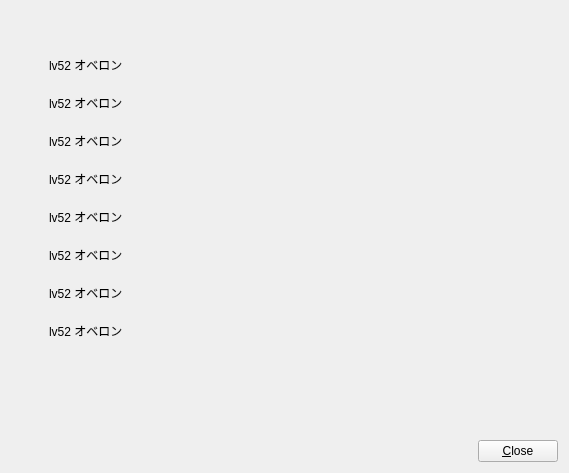
<?xml version="1.0" encoding="UTF-8"?>
<ui version="4.0">
 <class>FusionChart</class>
 <widget class="QWidget" name="FusionChart">
  <property name="geometry">
   <rect>
    <x>0</x>
    <y>0</y>
    <width>569</width>
    <height>473</height>
   </rect>
  </property>
  <layout class="QVBoxLayout">
   <item>
    <layout class="QGridLayout">
     <item row="0" column="1">
      <spacer name="horizontalSpacer">
       <property name="orientation">
        <enum>Qt::Horizontal</enum>
       </property>
       <property name="sizeHint" stdset="0">
        <size>
         <width>40</width>
         <height>20</height>
        </size>
       </property>
      </spacer>
     </item>
     <item row="1" column="0">
      <spacer name="verticalSpacer">
       <property name="orientation">
        <enum>Qt::Vertical</enum>
       </property>
       <property name="sizeHint" stdset="0">
        <size>
         <width>20</width>
         <height>40</height>
        </size>
       </property>
      </spacer>
     </item>
     <item row="0" column="0">
      <layout class="QGridLayout">
       <item row="0" column="1">
        <widget class="QLabel" name="demonIconA">
         <property name="sizePolicy">
          <sizepolicy hsizetype="Fixed" vsizetype="Fixed">
           <horstretch>0</horstretch>
           <verstretch>0</verstretch>
          </sizepolicy>
         </property>
         <property name="minimumSize">
          <size>
           <width>32</width>
           <height>32</height>
          </size>
         </property>
        </widget>
       </item>
       <item row="0" column="2">
        <widget class="QLabel" name="demonIconB">
         <property name="sizePolicy">
          <sizepolicy hsizetype="Fixed" vsizetype="Fixed">
           <horstretch>0</horstretch>
           <verstretch>0</verstretch>
          </sizepolicy>
         </property>
         <property name="minimumSize">
          <size>
           <width>32</width>
           <height>32</height>
          </size>
         </property>
        </widget>
       </item>
       <item row="0" column="3">
        <widget class="QLabel" name="demonIconC">
         <property name="sizePolicy">
          <sizepolicy hsizetype="Fixed" vsizetype="Fixed">
           <horstretch>0</horstretch>
           <verstretch>0</verstretch>
          </sizepolicy>
         </property>
         <property name="minimumSize">
          <size>
           <width>32</width>
           <height>32</height>
          </size>
         </property>
        </widget>
       </item>
       <item row="0" column="4">
        <widget class="QLabel" name="demonIconD">
         <property name="sizePolicy">
          <sizepolicy hsizetype="Fixed" vsizetype="Fixed">
           <horstretch>0</horstretch>
           <verstretch>0</verstretch>
          </sizepolicy>
         </property>
         <property name="minimumSize">
          <size>
           <width>32</width>
           <height>32</height>
          </size>
         </property>
        </widget>
       </item>
       <item row="0" column="5">
        <widget class="QLabel" name="demonIconE">
         <property name="sizePolicy">
          <sizepolicy hsizetype="Fixed" vsizetype="Fixed">
           <horstretch>0</horstretch>
           <verstretch>0</verstretch>
          </sizepolicy>
         </property>
         <property name="minimumSize">
          <size>
           <width>32</width>
           <height>32</height>
          </size>
         </property>
        </widget>
       </item>
       <item row="0" column="6">
        <widget class="QLabel" name="demonIconF">
         <property name="sizePolicy">
          <sizepolicy hsizetype="Fixed" vsizetype="Fixed">
           <horstretch>0</horstretch>
           <verstretch>0</verstretch>
          </sizepolicy>
         </property>
         <property name="minimumSize">
          <size>
           <width>32</width>
           <height>32</height>
          </size>
         </property>
        </widget>
       </item>
       <item row="0" column="7">
        <widget class="QLabel" name="demonIconG">
         <property name="sizePolicy">
          <sizepolicy hsizetype="Fixed" vsizetype="Fixed">
           <horstretch>0</horstretch>
           <verstretch>0</verstretch>
          </sizepolicy>
         </property>
         <property name="minimumSize">
          <size>
           <width>32</width>
           <height>32</height>
          </size>
         </property>
        </widget>
       </item>
       <item row="0" column="8">
        <widget class="QLabel" name="demonIconH">
         <property name="sizePolicy">
          <sizepolicy hsizetype="Fixed" vsizetype="Fixed">
           <horstretch>0</horstretch>
           <verstretch>0</verstretch>
          </sizepolicy>
         </property>
         <property name="minimumSize">
          <size>
           <width>32</width>
           <height>32</height>
          </size>
         </property>
        </widget>
       </item>
       <item row="1" column="0">
        <layout class="QHBoxLayout">
         <item>
          <widget class="QLabel" name="demonIcon1">
           <property name="sizePolicy">
            <sizepolicy hsizetype="Fixed" vsizetype="Fixed">
             <horstretch>0</horstretch>
             <verstretch>0</verstretch>
            </sizepolicy>
           </property>
           <property name="minimumSize">
            <size>
             <width>32</width>
             <height>32</height>
            </size>
           </property>
          </widget>
         </item>
         <item>
          <widget class="QLabel" name="demonLabel1">
           <property name="sizePolicy">
            <sizepolicy hsizetype="Expanding" vsizetype="Preferred">
             <horstretch>0</horstretch>
             <verstretch>0</verstretch>
            </sizepolicy>
           </property>
           <property name="text">
            <string>lv52 オベロン</string>
           </property>
           <property name="margin">
            <number>6</number>
           </property>
          </widget>
         </item>
        </layout>
       </item>
       <item row="1" column="1">
        <widget class="QLabel" name="demonIcon1A">
         <property name="sizePolicy">
          <sizepolicy hsizetype="Fixed" vsizetype="Fixed">
           <horstretch>0</horstretch>
           <verstretch>0</verstretch>
          </sizepolicy>
         </property>
         <property name="minimumSize">
          <size>
           <width>32</width>
           <height>32</height>
          </size>
         </property>
        </widget>
       </item>
       <item row="1" column="2">
        <widget class="QLabel" name="demonIcon1B">
         <property name="sizePolicy">
          <sizepolicy hsizetype="Fixed" vsizetype="Fixed">
           <horstretch>0</horstretch>
           <verstretch>0</verstretch>
          </sizepolicy>
         </property>
         <property name="minimumSize">
          <size>
           <width>32</width>
           <height>32</height>
          </size>
         </property>
        </widget>
       </item>
       <item row="1" column="3">
        <widget class="QLabel" name="demonIcon1C">
         <property name="sizePolicy">
          <sizepolicy hsizetype="Fixed" vsizetype="Fixed">
           <horstretch>0</horstretch>
           <verstretch>0</verstretch>
          </sizepolicy>
         </property>
         <property name="minimumSize">
          <size>
           <width>32</width>
           <height>32</height>
          </size>
         </property>
        </widget>
       </item>
       <item row="1" column="4">
        <widget class="QLabel" name="demonIcon1D">
         <property name="sizePolicy">
          <sizepolicy hsizetype="Fixed" vsizetype="Fixed">
           <horstretch>0</horstretch>
           <verstretch>0</verstretch>
          </sizepolicy>
         </property>
         <property name="minimumSize">
          <size>
           <width>32</width>
           <height>32</height>
          </size>
         </property>
        </widget>
       </item>
       <item row="1" column="5">
        <widget class="QLabel" name="demonIcon1E">
         <property name="sizePolicy">
          <sizepolicy hsizetype="Fixed" vsizetype="Fixed">
           <horstretch>0</horstretch>
           <verstretch>0</verstretch>
          </sizepolicy>
         </property>
         <property name="minimumSize">
          <size>
           <width>32</width>
           <height>32</height>
          </size>
         </property>
        </widget>
       </item>
       <item row="1" column="6">
        <widget class="QLabel" name="demonIcon1F">
         <property name="sizePolicy">
          <sizepolicy hsizetype="Fixed" vsizetype="Fixed">
           <horstretch>0</horstretch>
           <verstretch>0</verstretch>
          </sizepolicy>
         </property>
         <property name="minimumSize">
          <size>
           <width>32</width>
           <height>32</height>
          </size>
         </property>
        </widget>
       </item>
       <item row="1" column="7">
        <widget class="QLabel" name="demonIcon1G">
         <property name="sizePolicy">
          <sizepolicy hsizetype="Fixed" vsizetype="Fixed">
           <horstretch>0</horstretch>
           <verstretch>0</verstretch>
          </sizepolicy>
         </property>
         <property name="minimumSize">
          <size>
           <width>32</width>
           <height>32</height>
          </size>
         </property>
        </widget>
       </item>
       <item row="1" column="8">
        <widget class="QLabel" name="demonIcon1H">
         <property name="sizePolicy">
          <sizepolicy hsizetype="Fixed" vsizetype="Fixed">
           <horstretch>0</horstretch>
           <verstretch>0</verstretch>
          </sizepolicy>
         </property>
         <property name="minimumSize">
          <size>
           <width>32</width>
           <height>32</height>
          </size>
         </property>
        </widget>
       </item>
       <item row="2" column="0">
        <layout class="QHBoxLayout">
         <item>
          <widget class="QLabel" name="demonIcon2">
           <property name="sizePolicy">
            <sizepolicy hsizetype="Fixed" vsizetype="Fixed">
             <horstretch>0</horstretch>
             <verstretch>0</verstretch>
            </sizepolicy>
           </property>
           <property name="minimumSize">
            <size>
             <width>32</width>
             <height>32</height>
            </size>
           </property>
          </widget>
         </item>
         <item>
          <widget class="QLabel" name="demonLabel2">
           <property name="sizePolicy">
            <sizepolicy hsizetype="Expanding" vsizetype="Preferred">
             <horstretch>0</horstretch>
             <verstretch>0</verstretch>
            </sizepolicy>
           </property>
           <property name="text">
            <string>lv52 オベロン</string>
           </property>
           <property name="margin">
            <number>6</number>
           </property>
          </widget>
         </item>
        </layout>
       </item>
       <item row="2" column="1">
        <widget class="QLabel" name="demonIcon2A">
         <property name="sizePolicy">
          <sizepolicy hsizetype="Fixed" vsizetype="Fixed">
           <horstretch>0</horstretch>
           <verstretch>0</verstretch>
          </sizepolicy>
         </property>
         <property name="minimumSize">
          <size>
           <width>32</width>
           <height>32</height>
          </size>
         </property>
        </widget>
       </item>
       <item row="2" column="2">
        <widget class="QLabel" name="demonIcon2B">
         <property name="sizePolicy">
          <sizepolicy hsizetype="Fixed" vsizetype="Fixed">
           <horstretch>0</horstretch>
           <verstretch>0</verstretch>
          </sizepolicy>
         </property>
         <property name="minimumSize">
          <size>
           <width>32</width>
           <height>32</height>
          </size>
         </property>
        </widget>
       </item>
       <item row="2" column="3">
        <widget class="QLabel" name="demonIcon2C">
         <property name="sizePolicy">
          <sizepolicy hsizetype="Fixed" vsizetype="Fixed">
           <horstretch>0</horstretch>
           <verstretch>0</verstretch>
          </sizepolicy>
         </property>
         <property name="minimumSize">
          <size>
           <width>32</width>
           <height>32</height>
          </size>
         </property>
        </widget>
       </item>
       <item row="2" column="4">
        <widget class="QLabel" name="demonIcon2D">
         <property name="sizePolicy">
          <sizepolicy hsizetype="Fixed" vsizetype="Fixed">
           <horstretch>0</horstretch>
           <verstretch>0</verstretch>
          </sizepolicy>
         </property>
         <property name="minimumSize">
          <size>
           <width>32</width>
           <height>32</height>
          </size>
         </property>
        </widget>
       </item>
       <item row="2" column="5">
        <widget class="QLabel" name="demonIcon2E">
         <property name="sizePolicy">
          <sizepolicy hsizetype="Fixed" vsizetype="Fixed">
           <horstretch>0</horstretch>
           <verstretch>0</verstretch>
          </sizepolicy>
         </property>
         <property name="minimumSize">
          <size>
           <width>32</width>
           <height>32</height>
          </size>
         </property>
        </widget>
       </item>
       <item row="2" column="6">
        <widget class="QLabel" name="demonIcon2F">
         <property name="sizePolicy">
          <sizepolicy hsizetype="Fixed" vsizetype="Fixed">
           <horstretch>0</horstretch>
           <verstretch>0</verstretch>
          </sizepolicy>
         </property>
         <property name="minimumSize">
          <size>
           <width>32</width>
           <height>32</height>
          </size>
         </property>
        </widget>
       </item>
       <item row="2" column="7">
        <widget class="QLabel" name="demonIcon2G">
         <property name="sizePolicy">
          <sizepolicy hsizetype="Fixed" vsizetype="Fixed">
           <horstretch>0</horstretch>
           <verstretch>0</verstretch>
          </sizepolicy>
         </property>
         <property name="minimumSize">
          <size>
           <width>32</width>
           <height>32</height>
          </size>
         </property>
        </widget>
       </item>
       <item row="2" column="8">
        <widget class="QLabel" name="demonIcon2H">
         <property name="sizePolicy">
          <sizepolicy hsizetype="Fixed" vsizetype="Fixed">
           <horstretch>0</horstretch>
           <verstretch>0</verstretch>
          </sizepolicy>
         </property>
         <property name="minimumSize">
          <size>
           <width>32</width>
           <height>32</height>
          </size>
         </property>
        </widget>
       </item>
       <item row="3" column="0">
        <layout class="QHBoxLayout">
         <item>
          <widget class="QLabel" name="demonIcon3">
           <property name="sizePolicy">
            <sizepolicy hsizetype="Fixed" vsizetype="Fixed">
             <horstretch>0</horstretch>
             <verstretch>0</verstretch>
            </sizepolicy>
           </property>
           <property name="minimumSize">
            <size>
             <width>32</width>
             <height>32</height>
            </size>
           </property>
          </widget>
         </item>
         <item>
          <widget class="QLabel" name="demonLabel3">
           <property name="sizePolicy">
            <sizepolicy hsizetype="Expanding" vsizetype="Preferred">
             <horstretch>0</horstretch>
             <verstretch>0</verstretch>
            </sizepolicy>
           </property>
           <property name="text">
            <string>lv52 オベロン</string>
           </property>
           <property name="margin">
            <number>6</number>
           </property>
          </widget>
         </item>
        </layout>
       </item>
       <item row="3" column="1">
        <widget class="QLabel" name="demonIcon3A">
         <property name="sizePolicy">
          <sizepolicy hsizetype="Fixed" vsizetype="Fixed">
           <horstretch>0</horstretch>
           <verstretch>0</verstretch>
          </sizepolicy>
         </property>
         <property name="minimumSize">
          <size>
           <width>32</width>
           <height>32</height>
          </size>
         </property>
        </widget>
       </item>
       <item row="3" column="2">
        <widget class="QLabel" name="demonIcon3B">
         <property name="sizePolicy">
          <sizepolicy hsizetype="Fixed" vsizetype="Fixed">
           <horstretch>0</horstretch>
           <verstretch>0</verstretch>
          </sizepolicy>
         </property>
         <property name="minimumSize">
          <size>
           <width>32</width>
           <height>32</height>
          </size>
         </property>
        </widget>
       </item>
       <item row="3" column="3">
        <widget class="QLabel" name="demonIcon3C">
         <property name="sizePolicy">
          <sizepolicy hsizetype="Fixed" vsizetype="Fixed">
           <horstretch>0</horstretch>
           <verstretch>0</verstretch>
          </sizepolicy>
         </property>
         <property name="minimumSize">
          <size>
           <width>32</width>
           <height>32</height>
          </size>
         </property>
        </widget>
       </item>
       <item row="3" column="4">
        <widget class="QLabel" name="demonIcon3D">
         <property name="sizePolicy">
          <sizepolicy hsizetype="Fixed" vsizetype="Fixed">
           <horstretch>0</horstretch>
           <verstretch>0</verstretch>
          </sizepolicy>
         </property>
         <property name="minimumSize">
          <size>
           <width>32</width>
           <height>32</height>
          </size>
         </property>
        </widget>
       </item>
       <item row="3" column="5">
        <widget class="QLabel" name="demonIcon3E">
         <property name="sizePolicy">
          <sizepolicy hsizetype="Fixed" vsizetype="Fixed">
           <horstretch>0</horstretch>
           <verstretch>0</verstretch>
          </sizepolicy>
         </property>
         <property name="minimumSize">
          <size>
           <width>32</width>
           <height>32</height>
          </size>
         </property>
        </widget>
       </item>
       <item row="3" column="6">
        <widget class="QLabel" name="demonIcon3F">
         <property name="sizePolicy">
          <sizepolicy hsizetype="Fixed" vsizetype="Fixed">
           <horstretch>0</horstretch>
           <verstretch>0</verstretch>
          </sizepolicy>
         </property>
         <property name="minimumSize">
          <size>
           <width>32</width>
           <height>32</height>
          </size>
         </property>
        </widget>
       </item>
       <item row="3" column="7">
        <widget class="QLabel" name="demonIcon3G">
         <property name="sizePolicy">
          <sizepolicy hsizetype="Fixed" vsizetype="Fixed">
           <horstretch>0</horstretch>
           <verstretch>0</verstretch>
          </sizepolicy>
         </property>
         <property name="minimumSize">
          <size>
           <width>32</width>
           <height>32</height>
          </size>
         </property>
        </widget>
       </item>
       <item row="3" column="8">
        <widget class="QLabel" name="demonIcon3H">
         <property name="sizePolicy">
          <sizepolicy hsizetype="Fixed" vsizetype="Fixed">
           <horstretch>0</horstretch>
           <verstretch>0</verstretch>
          </sizepolicy>
         </property>
         <property name="minimumSize">
          <size>
           <width>32</width>
           <height>32</height>
          </size>
         </property>
        </widget>
       </item>
       <item row="4" column="0">
        <layout class="QHBoxLayout">
         <item>
          <widget class="QLabel" name="demonIcon4">
           <property name="sizePolicy">
            <sizepolicy hsizetype="Fixed" vsizetype="Fixed">
             <horstretch>0</horstretch>
             <verstretch>0</verstretch>
            </sizepolicy>
           </property>
           <property name="minimumSize">
            <size>
             <width>32</width>
             <height>32</height>
            </size>
           </property>
          </widget>
         </item>
         <item>
          <widget class="QLabel" name="demonLabel4">
           <property name="sizePolicy">
            <sizepolicy hsizetype="Expanding" vsizetype="Preferred">
             <horstretch>0</horstretch>
             <verstretch>0</verstretch>
            </sizepolicy>
           </property>
           <property name="text">
            <string>lv52 オベロン</string>
           </property>
           <property name="margin">
            <number>6</number>
           </property>
          </widget>
         </item>
        </layout>
       </item>
       <item row="4" column="1">
        <widget class="QLabel" name="demonIcon4A">
         <property name="sizePolicy">
          <sizepolicy hsizetype="Fixed" vsizetype="Fixed">
           <horstretch>0</horstretch>
           <verstretch>0</verstretch>
          </sizepolicy>
         </property>
         <property name="minimumSize">
          <size>
           <width>32</width>
           <height>32</height>
          </size>
         </property>
        </widget>
       </item>
       <item row="4" column="2">
        <widget class="QLabel" name="demonIcon4B">
         <property name="sizePolicy">
          <sizepolicy hsizetype="Fixed" vsizetype="Fixed">
           <horstretch>0</horstretch>
           <verstretch>0</verstretch>
          </sizepolicy>
         </property>
         <property name="minimumSize">
          <size>
           <width>32</width>
           <height>32</height>
          </size>
         </property>
        </widget>
       </item>
       <item row="4" column="3">
        <widget class="QLabel" name="demonIcon4C">
         <property name="sizePolicy">
          <sizepolicy hsizetype="Fixed" vsizetype="Fixed">
           <horstretch>0</horstretch>
           <verstretch>0</verstretch>
          </sizepolicy>
         </property>
         <property name="minimumSize">
          <size>
           <width>32</width>
           <height>32</height>
          </size>
         </property>
        </widget>
       </item>
       <item row="4" column="4">
        <widget class="QLabel" name="demonIcon4D">
         <property name="sizePolicy">
          <sizepolicy hsizetype="Fixed" vsizetype="Fixed">
           <horstretch>0</horstretch>
           <verstretch>0</verstretch>
          </sizepolicy>
         </property>
         <property name="minimumSize">
          <size>
           <width>32</width>
           <height>32</height>
          </size>
         </property>
        </widget>
       </item>
       <item row="4" column="5">
        <widget class="QLabel" name="demonIcon4E">
         <property name="sizePolicy">
          <sizepolicy hsizetype="Fixed" vsizetype="Fixed">
           <horstretch>0</horstretch>
           <verstretch>0</verstretch>
          </sizepolicy>
         </property>
         <property name="minimumSize">
          <size>
           <width>32</width>
           <height>32</height>
          </size>
         </property>
        </widget>
       </item>
       <item row="4" column="6">
        <widget class="QLabel" name="demonIcon4F">
         <property name="sizePolicy">
          <sizepolicy hsizetype="Fixed" vsizetype="Fixed">
           <horstretch>0</horstretch>
           <verstretch>0</verstretch>
          </sizepolicy>
         </property>
         <property name="minimumSize">
          <size>
           <width>32</width>
           <height>32</height>
          </size>
         </property>
        </widget>
       </item>
       <item row="4" column="7">
        <widget class="QLabel" name="demonIcon4G">
         <property name="sizePolicy">
          <sizepolicy hsizetype="Fixed" vsizetype="Fixed">
           <horstretch>0</horstretch>
           <verstretch>0</verstretch>
          </sizepolicy>
         </property>
         <property name="minimumSize">
          <size>
           <width>32</width>
           <height>32</height>
          </size>
         </property>
        </widget>
       </item>
       <item row="4" column="8">
        <widget class="QLabel" name="demonIcon4H">
         <property name="sizePolicy">
          <sizepolicy hsizetype="Fixed" vsizetype="Fixed">
           <horstretch>0</horstretch>
           <verstretch>0</verstretch>
          </sizepolicy>
         </property>
         <property name="minimumSize">
          <size>
           <width>32</width>
           <height>32</height>
          </size>
         </property>
        </widget>
       </item>
       <item row="5" column="0">
        <layout class="QHBoxLayout">
         <item>
          <widget class="QLabel" name="demonIcon5">
           <property name="sizePolicy">
            <sizepolicy hsizetype="Fixed" vsizetype="Fixed">
             <horstretch>0</horstretch>
             <verstretch>0</verstretch>
            </sizepolicy>
           </property>
           <property name="minimumSize">
            <size>
             <width>32</width>
             <height>32</height>
            </size>
           </property>
          </widget>
         </item>
         <item>
          <widget class="QLabel" name="demonLabel5">
           <property name="sizePolicy">
            <sizepolicy hsizetype="Expanding" vsizetype="Preferred">
             <horstretch>0</horstretch>
             <verstretch>0</verstretch>
            </sizepolicy>
           </property>
           <property name="text">
            <string>lv52 オベロン</string>
           </property>
           <property name="margin">
            <number>6</number>
           </property>
          </widget>
         </item>
        </layout>
       </item>
       <item row="5" column="1">
        <widget class="QLabel" name="demonIcon5A">
         <property name="sizePolicy">
          <sizepolicy hsizetype="Fixed" vsizetype="Fixed">
           <horstretch>0</horstretch>
           <verstretch>0</verstretch>
          </sizepolicy>
         </property>
         <property name="minimumSize">
          <size>
           <width>32</width>
           <height>32</height>
          </size>
         </property>
        </widget>
       </item>
       <item row="5" column="2">
        <widget class="QLabel" name="demonIcon5B">
         <property name="sizePolicy">
          <sizepolicy hsizetype="Fixed" vsizetype="Fixed">
           <horstretch>0</horstretch>
           <verstretch>0</verstretch>
          </sizepolicy>
         </property>
         <property name="minimumSize">
          <size>
           <width>32</width>
           <height>32</height>
          </size>
         </property>
        </widget>
       </item>
       <item row="5" column="3">
        <widget class="QLabel" name="demonIcon5C">
         <property name="sizePolicy">
          <sizepolicy hsizetype="Fixed" vsizetype="Fixed">
           <horstretch>0</horstretch>
           <verstretch>0</verstretch>
          </sizepolicy>
         </property>
         <property name="minimumSize">
          <size>
           <width>32</width>
           <height>32</height>
          </size>
         </property>
        </widget>
       </item>
       <item row="5" column="4">
        <widget class="QLabel" name="demonIcon5D">
         <property name="sizePolicy">
          <sizepolicy hsizetype="Fixed" vsizetype="Fixed">
           <horstretch>0</horstretch>
           <verstretch>0</verstretch>
          </sizepolicy>
         </property>
         <property name="minimumSize">
          <size>
           <width>32</width>
           <height>32</height>
          </size>
         </property>
        </widget>
       </item>
       <item row="5" column="5">
        <widget class="QLabel" name="demonIcon5E">
         <property name="sizePolicy">
          <sizepolicy hsizetype="Fixed" vsizetype="Fixed">
           <horstretch>0</horstretch>
           <verstretch>0</verstretch>
          </sizepolicy>
         </property>
         <property name="minimumSize">
          <size>
           <width>32</width>
           <height>32</height>
          </size>
         </property>
        </widget>
       </item>
       <item row="5" column="6">
        <widget class="QLabel" name="demonIcon5F">
         <property name="sizePolicy">
          <sizepolicy hsizetype="Fixed" vsizetype="Fixed">
           <horstretch>0</horstretch>
           <verstretch>0</verstretch>
          </sizepolicy>
         </property>
         <property name="minimumSize">
          <size>
           <width>32</width>
           <height>32</height>
          </size>
         </property>
        </widget>
       </item>
       <item row="5" column="7">
        <widget class="QLabel" name="demonIcon5G">
         <property name="sizePolicy">
          <sizepolicy hsizetype="Fixed" vsizetype="Fixed">
           <horstretch>0</horstretch>
           <verstretch>0</verstretch>
          </sizepolicy>
         </property>
         <property name="minimumSize">
          <size>
           <width>32</width>
           <height>32</height>
          </size>
         </property>
        </widget>
       </item>
       <item row="5" column="8">
        <widget class="QLabel" name="demonIcon5H">
         <property name="sizePolicy">
          <sizepolicy hsizetype="Fixed" vsizetype="Fixed">
           <horstretch>0</horstretch>
           <verstretch>0</verstretch>
          </sizepolicy>
         </property>
         <property name="minimumSize">
          <size>
           <width>32</width>
           <height>32</height>
          </size>
         </property>
        </widget>
       </item>
       <item row="6" column="0">
        <layout class="QHBoxLayout">
         <item>
          <widget class="QLabel" name="demonIcon6">
           <property name="sizePolicy">
            <sizepolicy hsizetype="Fixed" vsizetype="Fixed">
             <horstretch>0</horstretch>
             <verstretch>0</verstretch>
            </sizepolicy>
           </property>
           <property name="minimumSize">
            <size>
             <width>32</width>
             <height>32</height>
            </size>
           </property>
          </widget>
         </item>
         <item>
          <widget class="QLabel" name="demonLabel6">
           <property name="sizePolicy">
            <sizepolicy hsizetype="Expanding" vsizetype="Preferred">
             <horstretch>0</horstretch>
             <verstretch>0</verstretch>
            </sizepolicy>
           </property>
           <property name="text">
            <string>lv52 オベロン</string>
           </property>
           <property name="margin">
            <number>6</number>
           </property>
          </widget>
         </item>
        </layout>
       </item>
       <item row="6" column="1">
        <widget class="QLabel" name="demonIcon6A">
         <property name="sizePolicy">
          <sizepolicy hsizetype="Fixed" vsizetype="Fixed">
           <horstretch>0</horstretch>
           <verstretch>0</verstretch>
          </sizepolicy>
         </property>
         <property name="minimumSize">
          <size>
           <width>32</width>
           <height>32</height>
          </size>
         </property>
        </widget>
       </item>
       <item row="6" column="2">
        <widget class="QLabel" name="demonIcon6B">
         <property name="sizePolicy">
          <sizepolicy hsizetype="Fixed" vsizetype="Fixed">
           <horstretch>0</horstretch>
           <verstretch>0</verstretch>
          </sizepolicy>
         </property>
         <property name="minimumSize">
          <size>
           <width>32</width>
           <height>32</height>
          </size>
         </property>
        </widget>
       </item>
       <item row="6" column="3">
        <widget class="QLabel" name="demonIcon6C">
         <property name="sizePolicy">
          <sizepolicy hsizetype="Fixed" vsizetype="Fixed">
           <horstretch>0</horstretch>
           <verstretch>0</verstretch>
          </sizepolicy>
         </property>
         <property name="minimumSize">
          <size>
           <width>32</width>
           <height>32</height>
          </size>
         </property>
        </widget>
       </item>
       <item row="6" column="4">
        <widget class="QLabel" name="demonIcon6D">
         <property name="sizePolicy">
          <sizepolicy hsizetype="Fixed" vsizetype="Fixed">
           <horstretch>0</horstretch>
           <verstretch>0</verstretch>
          </sizepolicy>
         </property>
         <property name="minimumSize">
          <size>
           <width>32</width>
           <height>32</height>
          </size>
         </property>
        </widget>
       </item>
       <item row="6" column="5">
        <widget class="QLabel" name="demonIcon6E">
         <property name="sizePolicy">
          <sizepolicy hsizetype="Fixed" vsizetype="Fixed">
           <horstretch>0</horstretch>
           <verstretch>0</verstretch>
          </sizepolicy>
         </property>
         <property name="minimumSize">
          <size>
           <width>32</width>
           <height>32</height>
          </size>
         </property>
        </widget>
       </item>
       <item row="6" column="6">
        <widget class="QLabel" name="demonIcon6F">
         <property name="sizePolicy">
          <sizepolicy hsizetype="Fixed" vsizetype="Fixed">
           <horstretch>0</horstretch>
           <verstretch>0</verstretch>
          </sizepolicy>
         </property>
         <property name="minimumSize">
          <size>
           <width>32</width>
           <height>32</height>
          </size>
         </property>
        </widget>
       </item>
       <item row="6" column="7">
        <widget class="QLabel" name="demonIcon6G">
         <property name="sizePolicy">
          <sizepolicy hsizetype="Fixed" vsizetype="Fixed">
           <horstretch>0</horstretch>
           <verstretch>0</verstretch>
          </sizepolicy>
         </property>
         <property name="minimumSize">
          <size>
           <width>32</width>
           <height>32</height>
          </size>
         </property>
        </widget>
       </item>
       <item row="6" column="8">
        <widget class="QLabel" name="demonIcon6H">
         <property name="sizePolicy">
          <sizepolicy hsizetype="Fixed" vsizetype="Fixed">
           <horstretch>0</horstretch>
           <verstretch>0</verstretch>
          </sizepolicy>
         </property>
         <property name="minimumSize">
          <size>
           <width>32</width>
           <height>32</height>
          </size>
         </property>
        </widget>
       </item>
       <item row="7" column="0">
        <layout class="QHBoxLayout">
         <item>
          <widget class="QLabel" name="demonIcon7">
           <property name="sizePolicy">
            <sizepolicy hsizetype="Fixed" vsizetype="Fixed">
             <horstretch>0</horstretch>
             <verstretch>0</verstretch>
            </sizepolicy>
           </property>
           <property name="minimumSize">
            <size>
             <width>32</width>
             <height>32</height>
            </size>
           </property>
          </widget>
         </item>
         <item>
          <widget class="QLabel" name="demonLabel7">
           <property name="sizePolicy">
            <sizepolicy hsizetype="Expanding" vsizetype="Preferred">
             <horstretch>0</horstretch>
             <verstretch>0</verstretch>
            </sizepolicy>
           </property>
           <property name="text">
            <string>lv52 オベロン</string>
           </property>
           <property name="margin">
            <number>6</number>
           </property>
          </widget>
         </item>
        </layout>
       </item>
       <item row="7" column="1">
        <widget class="QLabel" name="demonIcon7A">
         <property name="sizePolicy">
          <sizepolicy hsizetype="Fixed" vsizetype="Fixed">
           <horstretch>0</horstretch>
           <verstretch>0</verstretch>
          </sizepolicy>
         </property>
         <property name="minimumSize">
          <size>
           <width>32</width>
           <height>32</height>
          </size>
         </property>
        </widget>
       </item>
       <item row="7" column="3">
        <widget class="QLabel" name="demonIcon7C">
         <property name="sizePolicy">
          <sizepolicy hsizetype="Fixed" vsizetype="Fixed">
           <horstretch>0</horstretch>
           <verstretch>0</verstretch>
          </sizepolicy>
         </property>
         <property name="minimumSize">
          <size>
           <width>32</width>
           <height>32</height>
          </size>
         </property>
        </widget>
       </item>
       <item row="7" column="4">
        <widget class="QLabel" name="demonIcon7D">
         <property name="sizePolicy">
          <sizepolicy hsizetype="Fixed" vsizetype="Fixed">
           <horstretch>0</horstretch>
           <verstretch>0</verstretch>
          </sizepolicy>
         </property>
         <property name="minimumSize">
          <size>
           <width>32</width>
           <height>32</height>
          </size>
         </property>
        </widget>
       </item>
       <item row="7" column="5">
        <widget class="QLabel" name="demonIcon7E">
         <property name="sizePolicy">
          <sizepolicy hsizetype="Fixed" vsizetype="Fixed">
           <horstretch>0</horstretch>
           <verstretch>0</verstretch>
          </sizepolicy>
         </property>
         <property name="minimumSize">
          <size>
           <width>32</width>
           <height>32</height>
          </size>
         </property>
        </widget>
       </item>
       <item row="7" column="6">
        <widget class="QLabel" name="demonIcon7F">
         <property name="sizePolicy">
          <sizepolicy hsizetype="Fixed" vsizetype="Fixed">
           <horstretch>0</horstretch>
           <verstretch>0</verstretch>
          </sizepolicy>
         </property>
         <property name="minimumSize">
          <size>
           <width>32</width>
           <height>32</height>
          </size>
         </property>
        </widget>
       </item>
       <item row="7" column="7">
        <widget class="QLabel" name="demonIcon7G">
         <property name="sizePolicy">
          <sizepolicy hsizetype="Fixed" vsizetype="Fixed">
           <horstretch>0</horstretch>
           <verstretch>0</verstretch>
          </sizepolicy>
         </property>
         <property name="minimumSize">
          <size>
           <width>32</width>
           <height>32</height>
          </size>
         </property>
        </widget>
       </item>
       <item row="7" column="8">
        <widget class="QLabel" name="demonIcon7H">
         <property name="sizePolicy">
          <sizepolicy hsizetype="Fixed" vsizetype="Fixed">
           <horstretch>0</horstretch>
           <verstretch>0</verstretch>
          </sizepolicy>
         </property>
         <property name="minimumSize">
          <size>
           <width>32</width>
           <height>32</height>
          </size>
         </property>
        </widget>
       </item>
       <item row="8" column="0">
        <layout class="QHBoxLayout">
         <item>
          <widget class="QLabel" name="demonIcon8">
           <property name="sizePolicy">
            <sizepolicy hsizetype="Fixed" vsizetype="Fixed">
             <horstretch>0</horstretch>
             <verstretch>0</verstretch>
            </sizepolicy>
           </property>
           <property name="minimumSize">
            <size>
             <width>32</width>
             <height>32</height>
            </size>
           </property>
          </widget>
         </item>
         <item>
          <widget class="QLabel" name="demonLabel8">
           <property name="sizePolicy">
            <sizepolicy hsizetype="Expanding" vsizetype="Preferred">
             <horstretch>0</horstretch>
             <verstretch>0</verstretch>
            </sizepolicy>
           </property>
           <property name="text">
            <string>lv52 オベロン</string>
           </property>
           <property name="margin">
            <number>6</number>
           </property>
          </widget>
         </item>
        </layout>
       </item>
       <item row="8" column="1">
        <widget class="QLabel" name="demonIcon8A">
         <property name="sizePolicy">
          <sizepolicy hsizetype="Fixed" vsizetype="Fixed">
           <horstretch>0</horstretch>
           <verstretch>0</verstretch>
          </sizepolicy>
         </property>
         <property name="minimumSize">
          <size>
           <width>32</width>
           <height>32</height>
          </size>
         </property>
        </widget>
       </item>
       <item row="8" column="2">
        <widget class="QLabel" name="demonIcon8B">
         <property name="sizePolicy">
          <sizepolicy hsizetype="Fixed" vsizetype="Fixed">
           <horstretch>0</horstretch>
           <verstretch>0</verstretch>
          </sizepolicy>
         </property>
         <property name="minimumSize">
          <size>
           <width>32</width>
           <height>32</height>
          </size>
         </property>
        </widget>
       </item>
       <item row="8" column="3">
        <widget class="QLabel" name="demonIcon8C">
         <property name="sizePolicy">
          <sizepolicy hsizetype="Fixed" vsizetype="Fixed">
           <horstretch>0</horstretch>
           <verstretch>0</verstretch>
          </sizepolicy>
         </property>
         <property name="minimumSize">
          <size>
           <width>32</width>
           <height>32</height>
          </size>
         </property>
        </widget>
       </item>
       <item row="8" column="4">
        <widget class="QLabel" name="demonIcon8D">
         <property name="sizePolicy">
          <sizepolicy hsizetype="Fixed" vsizetype="Fixed">
           <horstretch>0</horstretch>
           <verstretch>0</verstretch>
          </sizepolicy>
         </property>
         <property name="minimumSize">
          <size>
           <width>32</width>
           <height>32</height>
          </size>
         </property>
        </widget>
       </item>
       <item row="8" column="5">
        <widget class="QLabel" name="demonIcon8E">
         <property name="sizePolicy">
          <sizepolicy hsizetype="Fixed" vsizetype="Fixed">
           <horstretch>0</horstretch>
           <verstretch>0</verstretch>
          </sizepolicy>
         </property>
         <property name="minimumSize">
          <size>
           <width>32</width>
           <height>32</height>
          </size>
         </property>
        </widget>
       </item>
       <item row="8" column="6">
        <widget class="QLabel" name="demonIcon8F">
         <property name="sizePolicy">
          <sizepolicy hsizetype="Fixed" vsizetype="Fixed">
           <horstretch>0</horstretch>
           <verstretch>0</verstretch>
          </sizepolicy>
         </property>
         <property name="minimumSize">
          <size>
           <width>32</width>
           <height>32</height>
          </size>
         </property>
        </widget>
       </item>
       <item row="8" column="7">
        <widget class="QLabel" name="demonIcon8G">
         <property name="sizePolicy">
          <sizepolicy hsizetype="Fixed" vsizetype="Fixed">
           <horstretch>0</horstretch>
           <verstretch>0</verstretch>
          </sizepolicy>
         </property>
         <property name="minimumSize">
          <size>
           <width>32</width>
           <height>32</height>
          </size>
         </property>
        </widget>
       </item>
       <item row="8" column="8">
        <widget class="QLabel" name="demonIcon8H">
         <property name="sizePolicy">
          <sizepolicy hsizetype="Fixed" vsizetype="Fixed">
           <horstretch>0</horstretch>
           <verstretch>0</verstretch>
          </sizepolicy>
         </property>
         <property name="minimumSize">
          <size>
           <width>32</width>
           <height>32</height>
          </size>
         </property>
        </widget>
       </item>
       <item row="7" column="2">
        <widget class="QLabel" name="demonIcon7B">
         <property name="sizePolicy">
          <sizepolicy hsizetype="Fixed" vsizetype="Fixed">
           <horstretch>0</horstretch>
           <verstretch>0</verstretch>
          </sizepolicy>
         </property>
         <property name="minimumSize">
          <size>
           <width>32</width>
           <height>32</height>
          </size>
         </property>
        </widget>
       </item>
      </layout>
     </item>
    </layout>
   </item>
   <item>
    <layout class="QHBoxLayout">
     <item>
      <spacer name="horizontalSpacer_2">
       <property name="orientation">
        <enum>Qt::Horizontal</enum>
       </property>
       <property name="sizeHint" stdset="0">
        <size>
         <width>40</width>
         <height>20</height>
        </size>
       </property>
      </spacer>
     </item>
     <item>
      <widget class="QPushButton" name="closeButton">
       <property name="text">
        <string>&amp;Close</string>
       </property>
      </widget>
     </item>
    </layout>
   </item>
  </layout>
 </widget>
 <resources/>
 <connections/>
</ui>
